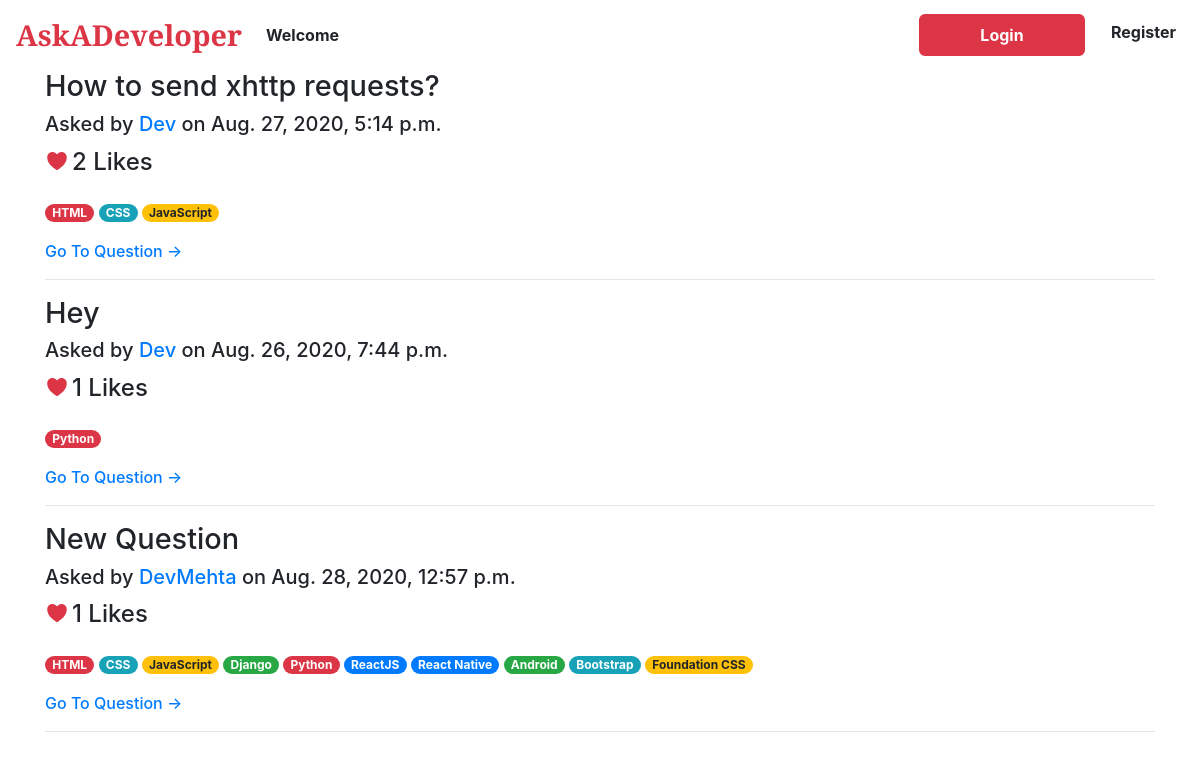
The page /trending/questions/ on the database its author committed.
### questions/models.py (models this page shows, shortened)
class Question(models.Model):
	user = models.ForeignKey(User, on_delete=models.CASCADE)
	title = models.CharField(max_length=100)
	question = models.TextField()
	tags = models.ManyToManyField(Tags)
	url = models.CharField(max_length=32, default=secrets.token_hex(20))
	asked_on = models.DateTimeField(default=timezone.now)
	answers = models.IntegerField(default=0)
	likes = models.IntegerField(default=0)

class Tags(models.Model):
	tag = models.CharField(max_length=255)
	bg_color = models.CharField(max_length=12)
	class Meta:
		db_table = 'Tag'

### questions/views.py (the view)
# urls.py: path('trending/questions/', views.TrendingQuestionView.as_view(), name='trending'),
class TrendingQuestionView(ListView):
	model = Question
	def get_queryset(self, *args, **kwargs):
		qs = Question.objects.all().order_by('-likes')[:30]
		return qs

### templates/questions/question_list.html (shortened to what this page needs)
{% extends 'base.html' %}
{% block body %}
{% for i in object_list %}
        <h6 style="font-size: 2.8ch;">{{ i.title }}<br/><span style="font-size: 20px;">
            Asked by <a href="/{{question.user}}">{{i.user }}</a> on
            {{ i.asked_on }}</span>
        </h6>
    <div style="font-size: 24px;">
        <ion-icon name="heart" style="color: var(--danger)"></ion-icon>
        <span style="position: absolute;margin-top: -3px;margin-left: 3px;">{{i.likes}} Likes</span>
    </div>
    <p>
    {% for t in i.tags.all %}
         <div class="badge badge-pill badge-{{t.bg_color}}">{{t.tag}}</div>
     {% empty %}
     <div class="badge badge-pill badge-dark">No Tags</div>
    {% endfor %}
 </p>
 <p><a href="/{{i.user}}/questions/{{i.url}}">Go To Question &rarr;</a></p>
 <hr>
{% empty %}
<h4>No Questions!!!</h4>
{% endfor %}
{% endblock %}

### templates/base.html (style rules this page uses)
body { font-family: 'SF Pro Display','Segoe UI', Tahoma, Geneva, Verdana, sans-serif; font-weight: 500; }

### rows shown on the page
Question: title "How to send xhttp requests?", user "Dev", asked_on "Aug. 27, 2020, 5:14 p.m.", likes "2"
Tags: tag "HTML"
Tags: tag "CSS"
Tags: tag "JavaScript"
Question: title "Hey", user "Dev", asked_on "Aug. 26, 2020, 7:44 p.m.", likes "1"
Tags: tag "Python"
Question: title "New Question", user "DevMehta", asked_on "Aug. 28, 2020, 12:57 p.m.", likes "1"
Tags: tag "Django"
Tags: tag "ReactJS"
Tags: tag "React Native"
Tags: tag "Android"
Tags: tag "Bootstrap"
Tags: tag "Foundation CSS"
